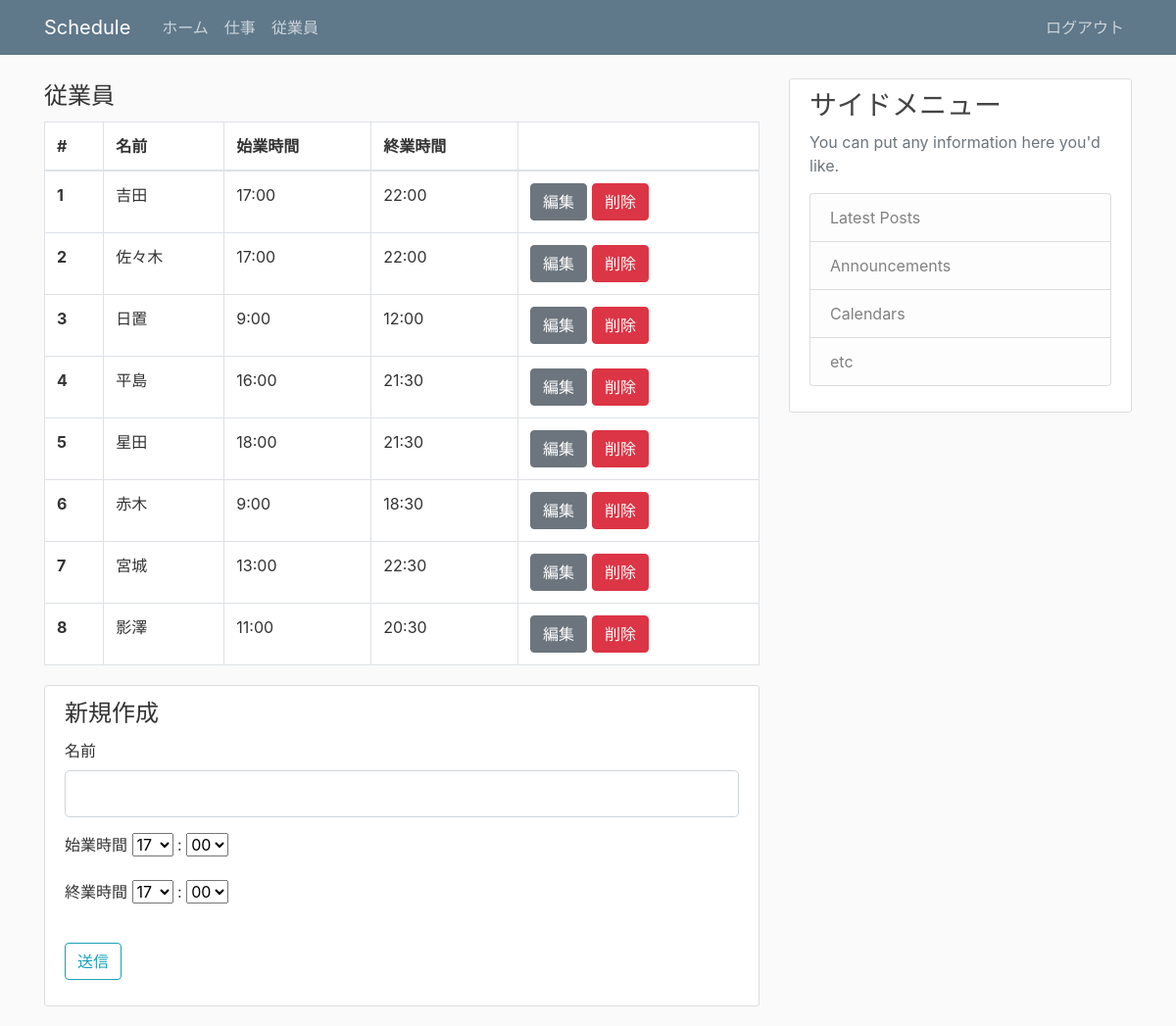
Before: /worker (signed in) with the older database file.
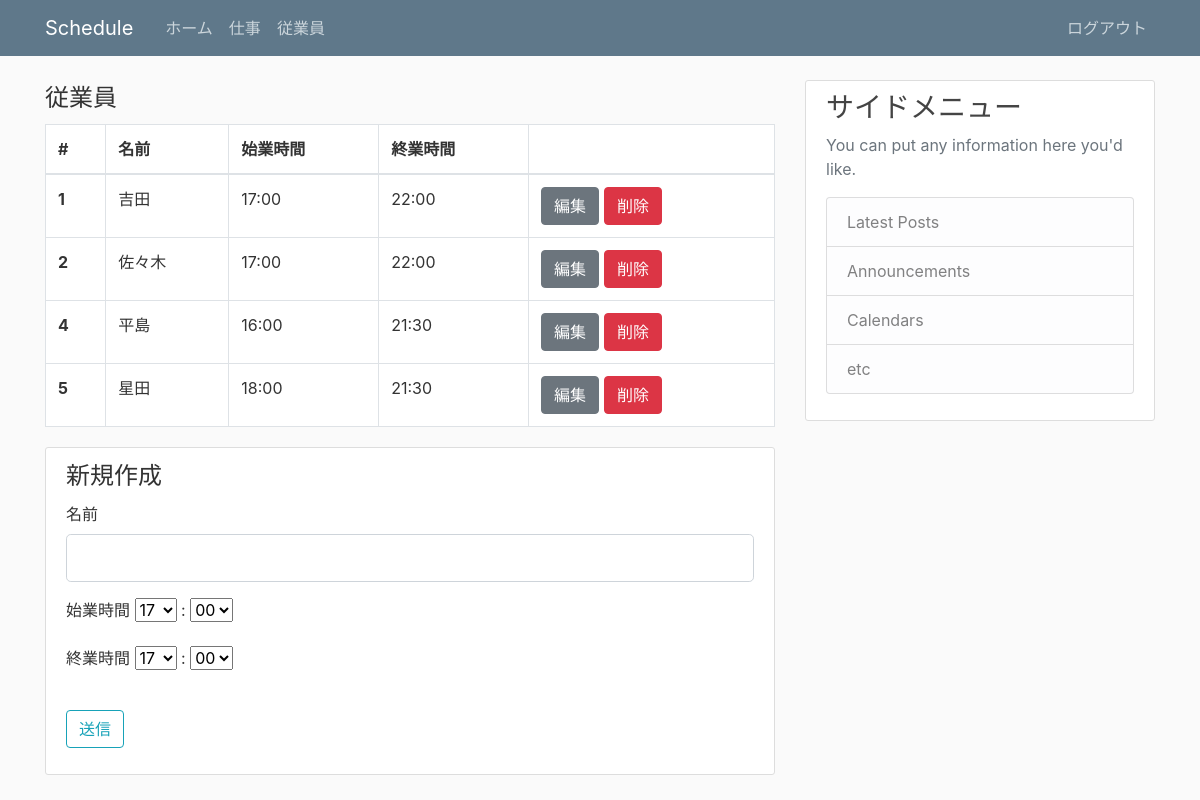
After: the same page with the newer database file.
### flask_schedule/models.py (models this page shows, shortened)
class Worker(db.Model):
  id = db.Column(db.Integer, primary_key=True)
  workername = db.Column(db.String(20), unique=True, nullable=False)
  starttime = db.Column(db.String(10))
  endtime = db.Column(db.String(10))

### flask_schedule/views/worker.py (the view, shortened to what this page needs)
@app.route('/worker', methods=['GET', 'POST'])
def worker():
  if not session.get('logged_in'):
    return redirect(url_for('login'))
  workers = Worker.query.all()
  form = WorkerForm()
  hour = hourlist
  minutes = minuteslist
  form.starttime_hour.choices = hourlist
  form.starttime_minutes.choices = minuteslist
  form.endtime_hour.choices = hourlist
  form.endtime_minutes.choices = minuteslist
  if request.method == "GET":
    return render_template('worker/worker.html',form=form,workers=workers)

### flask_schedule/forms.py
class WorkerForm(FlaskForm):
  workername = StringField('名前',validators=[DataRequired(), Length(min=2, max=20)])
  starttime_hour = SelectField('始業時間',validators=[DataRequired()])
  starttime_minutes = SelectField(':',validators=[DataRequired()])
  endtime_hour = SelectField('終業時間',validators=[DataRequired()])
  endtime_minutes = SelectField(':',validators=[DataRequired()])
  submit = SubmitField('送信')

### flask_schedule/templates/worker/worker.html (shortened to what this page needs)
{% extends "layout.html" %}
{% block content %}
  <table class="table table-bordered content-section">
    <legend>従業員</legend>
    <thead>
      <tr>
        <th scope="col">#</th>
        <th scope="col">名前</th>
        <th scope="col">始業時間</th>
        <th scope="col">終業時間</th>
        <th></th>
      </tr>
    </thead>
    <tbody>
      {% for worker in workers %}
      <tr>
        <th scope="row">{{ worker.id }}</th>
        <td>{{ worker.workername }}</td>
        <td>{{ worker.starttime }}</td>
        <td>{{ worker.endtime }}</td>
        <td>
          <div class="btn-group">
            <form action="{{ url_for('edit_worker',id = worker.id)}}" method="GET">
              <button type="submit" class="btn btn-secondary">編集</button>
            </form>
            <form action="{{ url_for('delete_worker',id = worker.id)}}" method="GET">
              <button type="submit" class="btn btn-danger" style="margin-left: 5px;" style="margin-right: 5px;">削除</button>
            </form>
          </div>
        </td>
      </tr>
      {% endfor %}
    </tbody>
  </table>
  <div class="content-section">
    <form method="POST" action="">
      <legend>新規作成</legend>
      <div class="form-group">
        <fieldset class="form-group">
          <div class="form-group">
            {{ form.workername.label(class="form-control-label")}}
            {{ form.workername(class="form-control form-control-lg") }}
          </div>
          <div class="form-group">
            {{ form.starttime_hour.label()}}
            {{ form.starttime_hour() }}
            {{ form.starttime_minutes.label()}}
            {{ form.starttime_minutes() }}
          </div>
          <div class="form-group">
            {{ form.endtime_hour.label()}}
            {{ form.endtime_hour() }}
            {{ form.endtime_minutes.label()}}
            {{ form.endtime_minutes() }}
          </div>
        </fieldset>
      </div>
      <div class="form-group">
        {{ form.submit(class="btn btn-outline-info") }}
      </div>
    </form>
  </div>
{% endblock %}

Changed rows visible on the page:
removed Worker: id "3", workername "日置", starttime "9:00", endtime "12:00"
removed Worker: id "6", workername "赤木", starttime "9:00", endtime "18:30"
removed Worker: id "7", workername "宮城", starttime "13:00", endtime "22:30"
removed Worker: id "8", workername "影澤", starttime "11:00", endtime "20:30"
